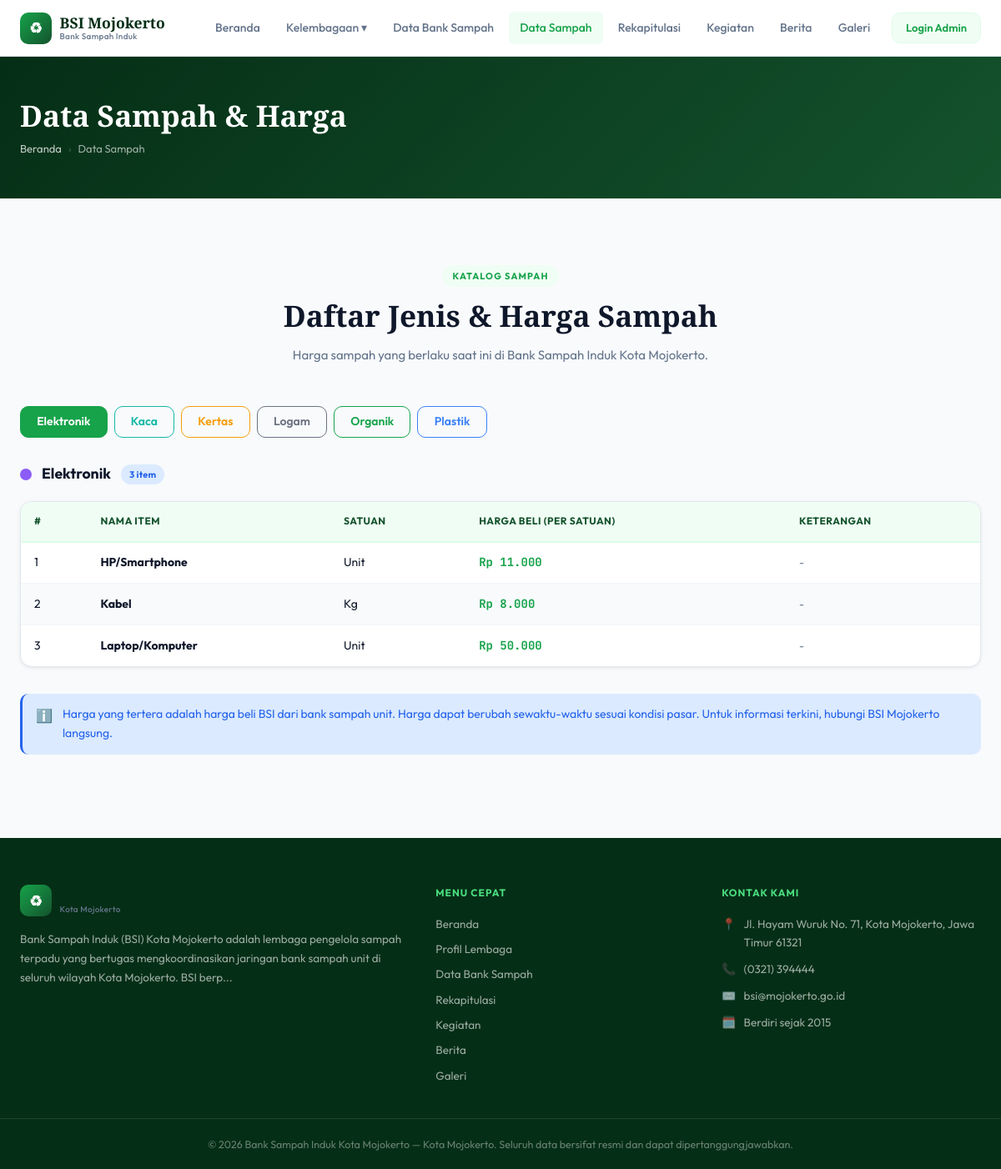
The app's page /public/data-sampah.php with its own data.
### tables this page shows
CREATE TABLE `jenis_sampah` (
  `id` int UNSIGNED NOT NULL,
  `nama` varchar(100) NOT NULL,
  `kode` varchar(10) DEFAULT NULL,
  `warna` varchar(7) NOT NULL DEFAULT '#16A34A',
  `dibuat_oleh` int UNSIGNED DEFAULT NULL,
  `created_at` timestamp NOT NULL DEFAULT CURRENT_TIMESTAMP
);

CREATE TABLE `nama_sampah` (
  `id` int UNSIGNED NOT NULL,
  `id_jenis` int UNSIGNED NOT NULL,
  `nama` varchar(150) NOT NULL,
  `satuan` varchar(20) NOT NULL DEFAULT 'Kg',
  `keterangan` text,
  `dibuat_oleh` int UNSIGNED DEFAULT NULL,
  `created_at` timestamp NOT NULL DEFAULT CURRENT_TIMESTAMP
);

CREATE TABLE `profil_kelembagaan` (
  `id` int UNSIGNED NOT NULL,
  `nama_lembaga` varchar(200) NOT NULL DEFAULT 'Bank Sampah Induk Kota Mojokerto',
  `tagline` varchar(255) DEFAULT NULL,
  `deskripsi` text,
  `visi` text,
  `misi` text,
  `alamat` text,
  `telepon` varchar(20) DEFAULT NULL,
  `email` varchar(100) DEFAULT NULL,
  `website` varchar(255) DEFAULT NULL,
  `tahun_berdiri` year DEFAULT NULL,
  `logo` varchar(255) DEFAULT NULL
);

### core/Database.php (called while the page is built, shortened)
<?php
class Database
{
    private static ?PDO $instance = null;
    public static function getInstance(): PDO
    {
        if (self::$instance === null) {
            $dsn = sprintf(
                'mysql:host=%s;port=%s;dbname=%s;charset=utf8mb4',
                DB_HOST, DB_PORT, DB_NAME
            );
            self::$instance = new PDO($dsn, DB_USER, DB_PASS, [
                PDO::ATTR_ERRMODE            => PDO::ERRMODE_EXCEPTION,
                PDO::ATTR_DEFAULT_FETCH_MODE => PDO::FETCH_ASSOC,
                PDO::ATTR_EMULATE_PREPARES   => false,
                PDO::MYSQL_ATTR_INIT_COMMAND => "SET NAMES utf8mb4 COLLATE utf8mb4_unicode_ci",
            ]);
        }
        return self::$instance;
    }
    public static function query(string $sql, array $params = []): array
    {
        $stmt = self::getInstance()->prepare($sql);
        $stmt->execute($params);
        return $stmt->fetchAll();
    }
    public static function queryOne(string $sql, array $params = []): array|false
    {
        $stmt = self::getInstance()->prepare($sql);
        $stmt->execute($params);
        return $stmt->fetch();
    }
}

### models/JenisSampahModel.php (called while the page is built, shortened)
<?php
require_once dirname(__DIR__) . '/config/database.php';
function jenis_getAll(): array {
    return Database::query("SELECT j.*, u.nama AS nama_petugas, (SELECT COUNT(*) FROM nama_sampah WHERE id_jenis=j.id) AS jumlah_item FROM jenis_sampah j LEFT JOIN users u ON j.dibuat_oleh=u.id ORDER BY j.nama ASC");
}

### core/Helper.php (called while the page is built, shortened)
<?php
function e(mixed $val): string
{
    return htmlspecialchars((string)$val, ENT_QUOTES | ENT_SUBSTITUTE, 'UTF-8');
}
function formatRupiah(float|int|string $angka): string
{
    return 'Rp ' . number_format((float)$angka, 0, ',', '.');
}
function truncate(string $teks, int $panjang = 150): string
{
    $teks = strip_tags($teks);
    return mb_strlen($teks) > $panjang
        ? mb_substr($teks, 0, $panjang) . '...'
        : $teks;
}

### models/NamaSampahModel.php (called while the page is built, shortened)
<?php
require_once dirname(__DIR__) . '/config/database.php';
function nama_getByJenis(int $idJenis): array {
    return Database::query("
        SELECT n.*, COALESCE(h.harga, 0) AS harga_saat_ini
        FROM nama_sampah n LEFT JOIN harga_sampah h ON h.id_nama_sampah = n.id
        WHERE n.id_jenis = ? ORDER BY n.nama
    ", [$idJenis]);
}

### models/ProfilModel.php (called while the page is built, shortened)
<?php
require_once dirname(__DIR__) . '/config/database.php';
function profil_get(): array {
    $row = Database::queryOne("SELECT * FROM profil_kelembagaan WHERE id = 1 LIMIT 1");
    return $row ?: ['id'=>1,'nama_lembaga'=>APP_NAME,'tagline'=>'','deskripsi'=>'','visi'=>'','misi'=>'','alamat'=>'','telepon'=>'','email'=>'','website'=>'','tahun_berdiri'=>'','logo'=>''];
}

### public/data-sampah.php (the view, shortened to what this page needs)
<?php
require_once dirname(__DIR__) . '/config/database.php';
require_once dirname(__DIR__) . '/core/Helper.php';
require_once dirname(__DIR__) . '/models/JenisSampahModel.php';
require_once dirname(__DIR__) . '/models/NamaSampahModel.php';
$jenisList = jenis_getAll();
$activeTab = Request::int('jenis', 'get');
if ($activeTab <= 0 && !empty($jenisList)) {
    $activeTab = (int)$jenisList[0]['id'];
}
require_once dirname(__DIR__) . '/templates/public/header.php';
?>
<div class="page-banner"><div class="container">
    <h1>Data Sampah &amp; Harga</h1>
    <nav class="breadcrumb-pub">
        <a href="<?= BASE_URL ?>/public/beranda.php">Beranda</a>
        <span class="sep">›</span><span>Data Sampah</span>
    </nav>
</div></div>
<section class="section">
    <div class="container">
        <div class="section-header">
            <span class="section-label">Katalog Sampah</span>
            <h2 class="section-title">Daftar Jenis &amp; Harga Sampah</h2>
            <p class="section-desc">Harga sampah yang berlaku saat ini di Bank Sampah Induk Kota Mojokerto.</p>
        </div>
        <?php if (empty($jenisList)): ?>
        <div class="empty-state">
            <div class="empty-state-icon">🗂️</div>
            <h3>Data sampah belum tersedia</h3>
        </div>
        <?php else: ?>
        <div style="display:flex;gap:.5rem;flex-wrap:wrap;margin-bottom:2rem;">
            <?php foreach ($jenisList as $j): ?>
            <a href="?jenis=<?= (int)$j['id'] ?>"
               class="btn <?= $activeTab === (int)$j['id'] ? 'btn-primary' : 'btn-outline' ?>"
               style="<?= $activeTab === (int)$j['id'] ? '' : 'border-color:' . e($j['warna']) . ';color:' . e($j['warna']) . ';' ?>">
                <?= e($j['nama']) ?>
            </a>
            <?php endforeach ?>
        </div>
        <?php foreach ($jenisList as $j):
            if ((int)$j['id'] !== $activeTab) continue;
            $items = nama_getByJenis((int)$j['id']);
        ?>
        <div>
            <div style="display:flex;align-items:center;gap:.75rem;margin-bottom:1.25rem;">
                <span style="width:14px;height:14px;border-radius:50%;background:<?= e($j['warna']) ?>;display:inline-block;flex-shrink:0;"></span>
                <h3 style="font-size:1.1rem;font-weight:700;color:var(--color-text);"><?= e($j['nama']) ?></h3>
                <span class="badge badge-info"><?= count($items) ?> item</span>
            </div>
            <?php if (empty($items)): ?>
            <div class="alert alert-info"><span class="alert-icon">ℹ️</span><div class="alert-body">Belum ada item sampah untuk jenis ini.</div></div>
            <?php else: ?>
            <div class="table-wrapper">
                <table class="data-table">
                    <thead>
                        <tr>
                            <th>#</th>
                            <th>Nama Item</th>
                            <th>Satuan</th>
                            <th>Harga Beli (per satuan)</th>
                            <th>Keterangan</th>
                        </tr>
                    </thead>
                    <tbody>
                    <?php foreach ($items as $idx => $item): ?>
                    <tr>
                        <td><?= $idx + 1 ?></td>
                        <td><strong><?= e($item['nama']) ?></strong></td>
                        <td><?= e($item['satuan']) ?></td>
                        <td>
                            <?php if ((float)$item['harga_saat_ini'] > 0): ?>
                            <strong class="font-mono" style="color:var(--color-primary);">
                                <?= formatRupiah($item['harga_saat_ini']) ?>
                            </strong>
                            <?php else: ?>
                            <span class="badge badge-gray">Belum diset</span>
                            <?php endif ?>
                        </td>
                        <td style="font-size:13px;color:var(--color-text-muted);">
                            <?= e($item['keterangan'] ?: '-') ?>
                        </td>
                    </tr>
                    <?php endforeach ?>
                    </tbody>
                </table>
            </div>
            <?php endif ?>
        </div>
        <?php endforeach ?>
        <div class="alert alert-info" style="margin-top:2rem;">
            <span class="alert-icon">ℹ️</span>
            <div class="alert-body">
                Harga yang tertera adalah harga beli BSI dari bank sampah unit. Harga dapat berubah sewaktu-waktu sesuai kondisi pasar.
                Untuk informasi terkini, hubungi BSI Mojokerto langsung.
            </div>
        </div>
        <?php endif ?>
    </div>
</section>
<?php require_once dirname(__DIR__) . '/templates/public/footer.php' ?>

### templates/public/footer.php (shortened to what this page needs)
<?php
require_once dirname(__DIR__, 2) . '/models/ProfilModel.php';
$profil = profil_get();
?>
<footer class="footer">
    <div class="container">
        <div class="footer-grid">
            <div>
                <div class="navbar-brand" style="display:flex;align-items:center;gap:.6rem;margin-bottom:.75rem;">
                    <div class="navbar-logo-icon">♻</div>
                    <div class="navbar-logo-text">
                        <span class="navbar-logo-sub">Kota Mojokerto</span>
                    </div>
                </div>
                <p class="footer-desc">
                    <?= e(truncate($profil['deskripsi'] ?? 'Sistem Informasi Bank Sampah Induk Kota Mojokerto — mengelola data bank sampah, rekapitulasi, dan laporan secara terpadu.', 180)) ?>
                </p>
            </div>
            <div>
                <p class="footer-title">Menu Cepat</p>
                <div class="footer-links">
                    <a href="<?= BASE_URL ?>/public/beranda.php">Beranda</a>
                    <a href="<?= BASE_URL ?>/public/kelembagaan.php">Profil Lembaga</a>
                    <a href="<?= BASE_URL ?>/public/data-bank-sampah.php">Data Bank Sampah</a>
                    <a href="<?= BASE_URL ?>/public/rekapitulasi.php">Rekapitulasi</a>
                    <a href="<?= BASE_URL ?>/public/kegiatan.php">Kegiatan</a>
                    <a href="<?= BASE_URL ?>/public/berita.php">Berita</a>
                    <a href="<?= BASE_URL ?>/public/galeri.php">Galeri</a>
                </div>
            </div>
            <div>
                <p class="footer-title">Kontak Kami</p>
                <div class="footer-contact">
                    <?php if (!empty($profil['alamat'])): ?>
                    <div class="footer-contact-item">
                        <span>📍</span>
                        <span><?= e($profil['alamat']) ?></span>
                    </div>
                    <?php endif ?>
                    <?php if (!empty($profil['telepon'])): ?>
                    <div class="footer-contact-item">
                        <span>📞</span>
                        <span><?= e($profil['telepon']) ?></span>
                    </div>
                    <?php endif ?>
                    <?php if (!empty($profil['email'])): ?>
                    <div class="footer-contact-item">
                        <span>✉️</span>
                        <span><?= e($profil['email']) ?></span>
                    </div>
                    <?php endif ?>
                    <?php if (!empty($profil['tahun_berdiri'])): ?>
                    <div class="footer-contact-item">
                        <span>🗓️</span>
                        <span>Berdiri sejak <?= e($profil['tahun_berdiri']) ?></span>
                    </div>
                    <?php endif ?>
                </div>
            </div>
        </div>
    </div>
    <div class="footer-bottom">
        <div class="container">
            &copy; <?= date('Y') ?> <?= e($profil['nama_lembaga'] ?? APP_NAME) ?> — Kota Mojokerto.
            Seluruh data bersifat resmi dan dapat dipertanggungjawabkan.
        </div>
    </div>
</footer>
</body>
</html>

### assets/css/variables.css (style rules this page uses)
:root { --color-primary: #16a34a; --color-primary-dark: #052e16; --color-primary-mid: #14532d; --color-primary-light: #dcfce7; --color-primary-pale: #f0fdf4; --color-primary-accent: #4ade80; --color-bg: #f8fafc; --color-surface: #ffffff; --color-border: #e2e8f0; --color-border-light: #f1f5f9; --color-text: #0f172a; --color-text-muted: #64748b; --color-text-light: #94a3b8; --color-danger: #dc2626; --color-danger-light: #fee2e2; --color-warning: #d97706; --color-warning-light: #fef3c7; --color-info: #2563eb; --color-info-light: #dbeafe; --color-purple: #7c3aed; --color-purple-light: #ede9fe; --font-display: 'Playfair Display', Georgia, serif; --font-body: 'Outfit', 'Segoe UI', system-ui, sans-serif; --font-mono: 'JetBrains Mono', 'Courier New', monospace; --radius-sm: 6px; --radius: 10px; --radius-md: 14px; --radius-lg: 20px; --radius-xl: 28px; --shadow-sm: 0 1px 3px rgba(0,0,0,.06), 0 1px 8px rgba(0,0,0,.04); --shadow: 0 2px 8px rgba(0,0,0,.08), 0 4px 16px rgba(0,0,0,.06); --shadow-md: 0 4px 24px rgba(0,0,0,.10); --shadow-lg: 0 12px 48px rgba(0,0,0,.14); --sidebar-width: 260px; --topbar-height: 60px; --transition: all 0.18s ease; --transition-fast: all 0.1s ease; }

### assets/css/components.css (style rules this page uses)
.btn { display: inline-flex; align-items: center; gap: 0.4rem; font-family: var(--font-body); font-weight: 600; font-size: 14px; padding: 0.5rem 1.2rem; border-radius: var(--radius); border: 1.5px solid transparent; cursor: pointer; transition: var(--transition); text-decoration: none; white-space: nowrap; user-select: none; line-height: 1.4; }
.btn-primary { background-color: var(--color-primary); color: #ffffff; border-color: var(--color-primary); }
.btn-outline { background-color: transparent; color: var(--color-text-muted); border-color: var(--color-border); }
.badge { display: inline-flex; align-items: center; font-size: 11px; font-weight: 700; padding: 3px 10px; border-radius: 99px; white-space: nowrap; letter-spacing: 0.02em; }
.badge-info, .badge-berlangsung { background-color: var(--color-info-light); color: var(--color-info); }
.alert { display: flex; align-items: flex-start; gap: 0.75rem; padding: 0.85rem 1rem; border-radius: var(--radius); border-left: 3px solid transparent; font-size: 14px; margin-bottom: 1.25rem; }
.alert-info { background-color: var(--color-info-light); border-color: var(--color-info); color: var(--color-info); }
.alert-icon { font-size: 1rem; flex-shrink: 0; }
.alert-body { flex: 1; }
.font-mono { font-family: var(--font-mono); }

### records on screen
jenis_sampah: nama "Elektronik", count($items) "3"
jenis_sampah: nama "Kaca"
jenis_sampah: nama "Kertas"
jenis_sampah: nama "Logam"
jenis_sampah: nama "Organik"
jenis_sampah: nama "Plastik"
nama_sampah: nama "HP/Smartphone", satuan "Unit", harga_saat_ini "Rp 11.000", keterangan "-"
nama_sampah: nama "Kabel", satuan "Kg", harga_saat_ini "Rp 8.000", keterangan "-"
nama_sampah: nama "Laptop/Komputer", satuan "Unit", harga_saat_ini "Rp 50.000", keterangan "-"
profil_kelembagaan: deskripsi "Bank Sampah Induk (BSI) Kota Mojokerto adalah lembaga pengelola sampah terpadu yang bertugas mengkoordinasikan jaringan bank sampah unit di seluruh wilayah Kota Mojokerto. BSI berp...", alamat "Jl. Hayam Wuruk No. 71, Kota Mojokerto, Jawa Timur 61321", telepon "(0321) 394444", email "bsi@mojokerto.go.id", tahun_berdiri "2015", nama_lembaga "Bank Sampah Induk Kota Mojokerto"
